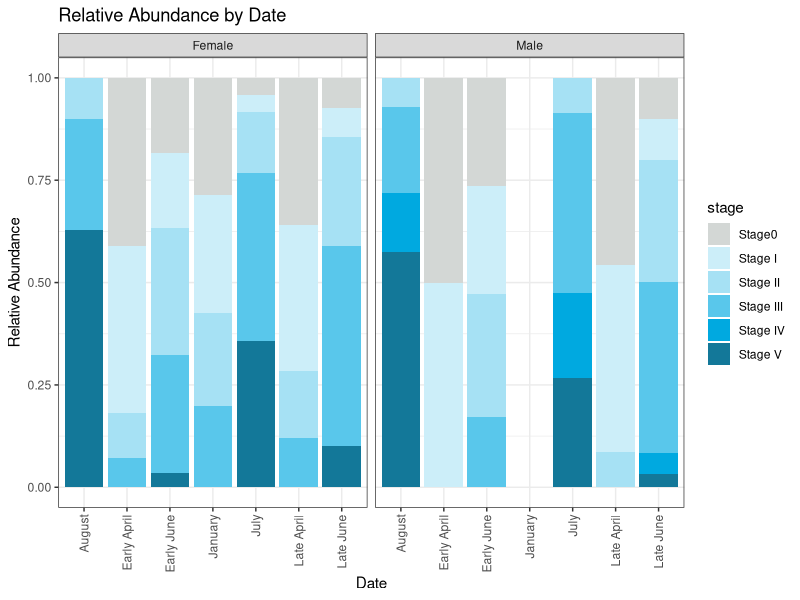

R code for this plot:
## ---- chunk 1
knitr::opts_chunk$set(echo = TRUE)
## ---- chunk 2
install.packages("ggpubr")
## ---- chunk 3
knitr::opts_chunk$set(echo = TRUE)

library(tidyverse)
library("RColorBrewer")
library(ggpubr)
## ---- chunk 4
library(readr)
data <- read_csv("../data/Szmant_Histology_data.csv", col_names = TRUE, na = c("", "NA")) %>%
select(date, month,sex, Stage0, StageI, StageII, StageIII, StageIV, StageV)
## ---- chunk 5

data <- data %>%
rowwise() %>%
mutate(total.gametes = sum(Stage0,StageI,StageII,StageIII,StageIV,StageV,na.rm = T))

## ---- chunk 6
data <- data %>%
  mutate(Stage0 = ifelse(total.gametes==0, 1, 0))
## ---- chunk 7
Rel.Abundance <- data %>%
  group_by(sex, month) %>%
  summarise(
    total_gametes = sum(total.gametes, na.rm = TRUE),
     Stage0 = sum(StageI, na.rm = TRUE),
    StageI = sum(StageI, na.rm = TRUE),
    StageII = sum(StageII, na.rm = TRUE),
    StageIII = sum(StageIII, na.rm = TRUE),
    StageIV = sum(StageIV, na.rm = TRUE),
    StageV = sum(StageV, na.rm = TRUE)
  ) %>%
  mutate(
    rel_abundance_Stage0 = StageI / total_gametes,
    rel_abundance_StageI = StageI / total_gametes,
    rel_abundance_StageII = StageII / total_gametes,
    rel_abundance_StageIII = StageIII / total_gametes,
    rel_abundance_StageIV = StageIV / total_gametes,
    rel_abundance_StageV = StageV / total_gametes
  )

#Rel.Abundance <- Rel.Abundance %>%
  #filter(!sex=="NA") %>%
  #filter(!treatment=="NA")
## ---- chunk 8
Rel.Abundance_long <- Rel.Abundance %>%
  pivot_longer(cols = starts_with("rel_abundance_stage"), 
               names_to = "stage", 
               values_to = "value") %>%
  mutate(stage = factor(stage, 
levels = c("rel_abundance_Stage0","rel_abundance_StageI", "rel_abundance_StageII", "rel_abundance_StageIII", "rel_abundance_StageIV", "rel_abundance_StageV"), 
                        labels = c("Stage 0","Stage I", "Stage II", "Stage III", "Stage IV", "Stage V")))

## ---- chunk 9
Rel.Abundance <- Rel.Abundance %>%
  mutate(month = factor(month, levels = month.name))
## ---- chunk 10
ggplot(Rel.Abundance_long, aes(x = month, y = value, fill = stage)) +
  geom_bar(stat = "identity", position = "fill") +
  facet_grid(~ sex) +
  theme_minimal() +
  labs(
    title = "Relative Abundance by Date",
    x = "Date",
    y = "Relative Abundance",
    color = "Stage"
  ) +
  scale_fill_manual(
    values = c("#D3D7D5","#CCEEF9", "#A6E1F4", "#59C7EB", "#00A9E0", "#137899"),
    labels = c('Stage0','Stage I', 'Stage II', 'Stage III', 'Stage IV', 'Stage V')
  ) +
  #scale_x_date(date_labels = "%b %d, %Y", date_breaks = "4 day") +
  theme_bw()+
  theme(
    axis.text.x = element_text(angle = 90, vjust = 0.5, hjust=1)
  )

